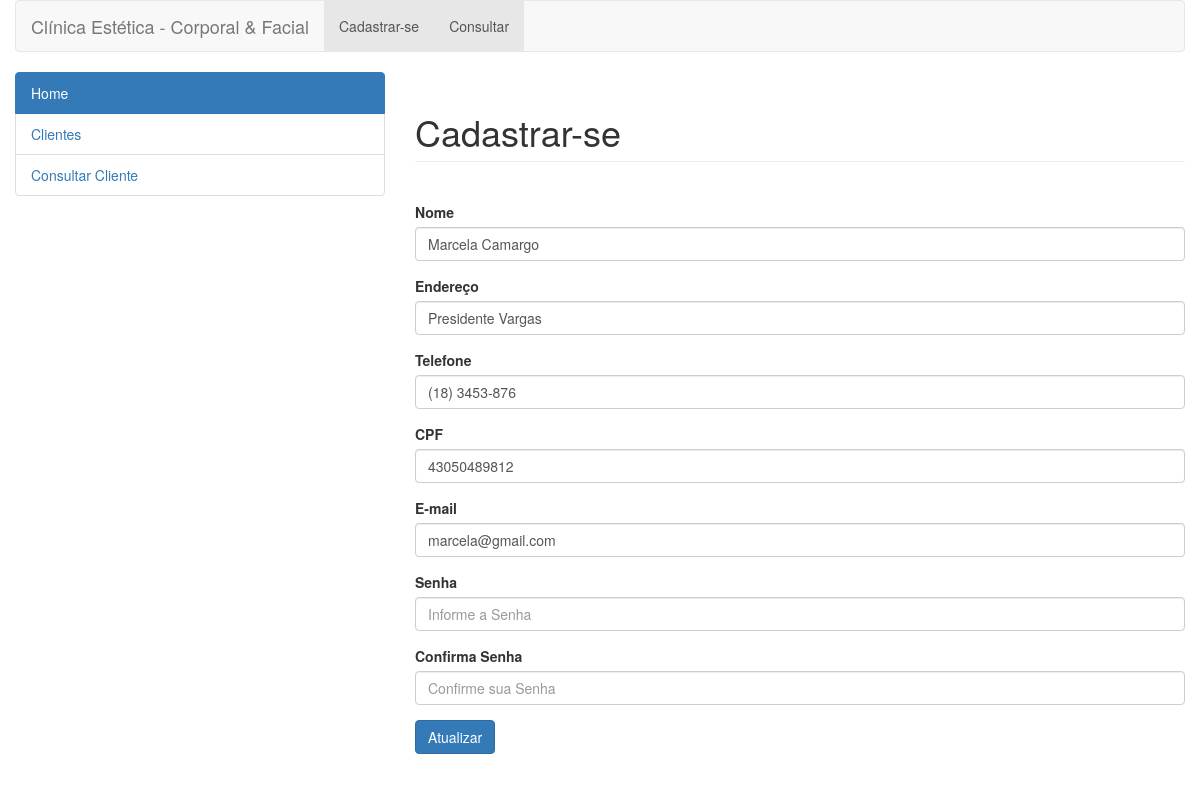
Page /view/editarCadastroPessoa.php?id=25 on the committed database.
### tables this page shows
CREATE TABLE `pessoa` (
  `id` int(11) NOT NULL,
  `nome` varchar(50) NOT NULL,
  `endereco` varchar(50) NOT NULL,
  `telefone` varchar(13) NOT NULL,
  `email` varchar(50) NOT NULL,
  `cpf` varchar(15) NOT NULL,
  `senha` varchar(50) DEFAULT NULL
);

### model/Pessoa.php (called while the page is built, shortened)
<?php
class Pessoa {
 private $nome;
 private $endereco;
 private $cpf;
 private $email;
 private $telefone;
 function getNome() {
  return $this->nome;
 }
 function getEndereco() {
  return $this->endereco;
 }
 function getCpf() {
  return $this->cpf;
 }
 function getEmail() {
  return $this->email;
 }
 function getTelefone() {
  return $this->telefone;
 }
 function setNome($nome) {
  $this->nome = $nome;
 }
 function setEndereco($endereco) {
  $this->endereco = $endereco;
 }
 function setCpf($cpf) {
  $this->cpf = $cpf;
 }
 function setEmail($email) {
  $this->email = $email;
 }
 function setTelefone($telefone) {
  $this->telefone = $telefone;
 }
}

### Conexao.php (called while the page is built, shortened)
<?php
class Conexao {
 public static $instance;
    public static function getInstance() {
        if (!isset(self::$instance)) {
            self::$instance = new PDO('mysql:host=localhost;dbname=teste', 'root', '',
 array(PDO::MYSQL_ATTR_INIT_COMMAND => "SET NAMES utf8"));
            self::$instance->setAttribute(PDO::ATTR_ERRMODE, PDO::ERRMODE_EXCEPTION);
            self::$instance->setAttribute(PDO::ATTR_ORACLE_NULLS, PDO::NULL_EMPTY_STRING);
        }
        return self::$instance;
    }
}

### view/editarCadastroPessoa.php (the view, shortened to what this page needs)
<?php
require_once '../cabecalho.php';
require_once '../Conexao.php';
include_once '../model/Pessoa.php';
$id = $_GET['id'];
$stmt = Conexao::getInstance()->prepare("select * from pessoa where id = '$id'");
$stmt->execute();
$pessoa = new Pessoa();
while ($res = $stmt->fetch(PDO::FETCH_ASSOC)){
 $pessoa->setId($res['id']);
 $pessoa->setNome($res['nome']);
 $pessoa->setEndereco($res['endereco']);
 $pessoa->setTelefone($res['telefone']);
 $pessoa->setCpf($res['cpf']);
 $pessoa->setEmail($res['email']);
 $pessoa->setSenha($res['senha']);
}
?>
<div class="col-md-8">
  <form role="form" method="post" action="editarPessoa.php" onSubmit="return (verifica())" >
    <h1 class="page-header">Cadastrar-se</h1>
    <input type="hidden" name="id" value="<?php echo $pessoa->getId(); ?>"><br/>
    <div class="form-group" >
      <label for="nome" class="control-label" >
        Nome
      </label>
      <input required="" name="nome" type="text" class="form-control" id="nome" placeholder="Informe o Nome" value="<?php echo $pessoa->getNome(); ?>" >
    </div>
    <div class="form-group">
      <label for="endereco" class="control-label">
        Endereço
      </label>
      <input required="" name="endereco" type="text" class="form-control" id="endereco" placeholder="Infome o Endereço" value="<?php echo $pessoa->getEndereco(); ?>">
    </div>
    <div class="form-group">
      <label for="telefone" class="control-label">
        Telefone
      </label>
      <input required="" name="telefone" type="tel" class="form-control" id="telefone" pattern="\([0-9]{2}\) [0-9]{4,6}-[0-9]{3,4}$"   placeholder="(DDD) 0000-0000" value="<?php echo $pessoa->getTelefone(); ?>">
    </div>
    <div class="form-group">
      <label for="cpf" class="control-label">
        CPF
      </label>
      <input required="" name="cpf" type="text" class="form-control" id="cpf" onblur="validaCPF(this);" onKeyPress="return Apenas_Numeros(event);" placeholder="Informe o CPF" value="<?php echo $pessoa->getCpf(); ?>">
    </div>
    <div class="form-group">
      <label for="email" class="control-label">
        E-mail
      </label>
      <input required="" name="email" type="email" class="form-control" id="email" onblur="checarEmail();"placeholder="Informe o E-mail" value="<?php echo $pessoa->getEmail(); ?>">
    </div>
    <div class="form-group">
      <label for="Senha" class="control-label">
       Senha
      </label>
      <input required="" name="senha" type="password" class="form-control" id="senha" placeholder="Informe a Senha">
    </div>
    <div class="form-group">
      <label for="confirmaSenha">
        Confirma Senha
      </label>
      <input required="" name="confirmaSenha" type="password" class="form-control" id="confirmaSenha" placeholder="Confirme sua Senha">
    </div>
    <button type="submit"  class="btn btn-primary" onclick="check();"> Atualizar</button>
  </form>
</div>
<?php require_once '../rodape.php';?>

### rows in the picture
pessoa: nome "Marcela Camargo", endereco "Presidente Vargas", telefone "(18) 3453-876", cpf "43050489812", email "marcela@gmail.com"
